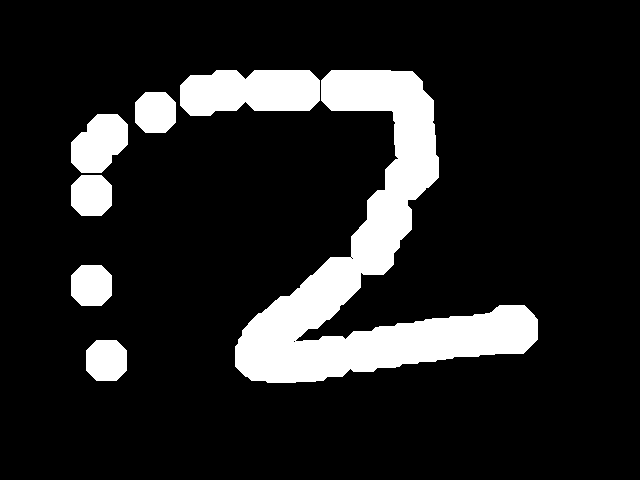
%> input picture dataset1/0/1.png, 640 x 480 px; its folder holds only this picture in this run
$ octave matrixX1.m   (GNU Octave 9; MATLAB toolbox functions it lacks are replaced by stand-ins)
%> lines starting %> are read from the running program, lines starting %| are printed output that depends on the picture; in (x1, y1, x2, y2) boxes, pixels count from 0 and x2, y2 are one past the last pixel; in counts of white or black regions, pixels touching at a corner belong together; the program's own positions count from 1
%> further down, i1 is the input picture: size 480x640 uint8; 13.9% white; 7 white regions, largest, box (x1, y1, x2, y2) and area: (235, 70, 538, 383) 29077, (180, 70, 320, 116) 5353, (71, 114, 128, 173) 2457
### Apna code/bound.m
function [ boundimage ] = bound( image )
%UNTITLED Summary of this function goes here
%   Detailed explanation goes here
    [m,n]=size(image);
%> m = 480; n = 640
    left=0;up=0;
    right = n;down=m;
%> after `right = n`: right = 640
%> after `down=m`: down = 480
    for i=1:m
        for j=1:n
            if image(i,j)==1
                up = i;
              %  fprintf('%d ',up);
                break;
            end
        end
        if j<n
            break
        end
    end
%> after the loop, up = 71
    for i=1:n
        for j=1:m
            if image(j,i)==1
                left = i;
               %  fprintf('%d ',left);
                break
            end
        end
        if j<m
            break
        end
    end
%> after the loop, left = 72
    for i=1:m
        for j=1:n
            if image(m+1-i,n+1-j)==1
                down = m+1-i;
            %     fprintf('%d ',down);
             break
            end
        end
        if j<n
            break
        end
    end
%> after the loop, down = 383
    for i=1:n
        for j=1:m
            if image(m+1-j,n+1-i)==1
                right = n+1-i;
            %     fprintf('%d ',right);
                break
            end
        end
        if j<m
            break
        end
    end
%> after the loop, right = 538
    boundimage = imcrop(image,[left,up,right-left,down-up]);
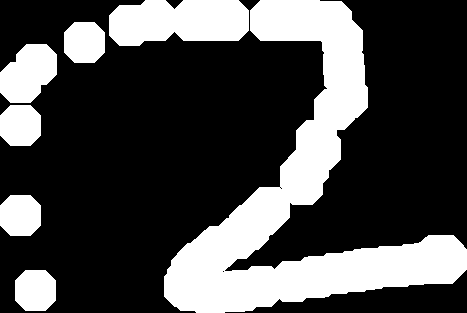
%> boundimage: size 313x467 logical; 29.2% white; 7 white regions, largest, box (x1, y1, x2, y2) and area: (164, 0, 467, 313) 29077, (109, 0, 249, 46) 5353, (0, 44, 57, 103) 2457

end

### Apna code/matrixX1.m
%d='C:\Users\Arjit\Documents\MATLAB\dataset';
clear;
for j=0:2
    d=fullfile('F:\workshop related\Mosaic16\dataset1',num2str(j));
    cd(d);
e=dir(fullfile('F:\workshop related\Mosaic16\dataset1',num2str(j),'*.png'));


% [9 lines of commented-out code are left out]

for i=1:30
    path('F:\workshop related\Mosaic16\Apna code',path)
    i1=imread(e(i).name);
%     if islogical(i1)==0
     i1 = im2bw(i1);
% [4 lines of commented-out code are left out]
    imA=bound(i1);
% [6 lines of commented-out code are left out]
    im=imresize(imA,[50 50]);
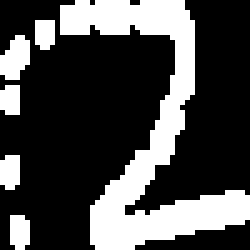
%> im: size 50x50 logical (shown 5 times larger); 29% white; 6 white regions, box (x1, y1, x2, y2) and area: (12, 0, 50, 50) 593, (0, 7, 6, 16) 39, (0, 31, 4, 38) 25, (2, 43, 6, 50) 25, (7, 4, 11, 10) 22, (0, 17, 4, 23) 22
%     if (j==8 && i==2)
%         imtool(im);
%     end
    im1=(im(:))';%unrolled in a row of 2500 elements
%> im1 = 2500 logical values, 726 true
    if (i==1)
        Y=[1,im1];
%> Y = 2501 values, max 1 at index 1, min 0 at index 2, mean 0.291
%> (the run ends here)
